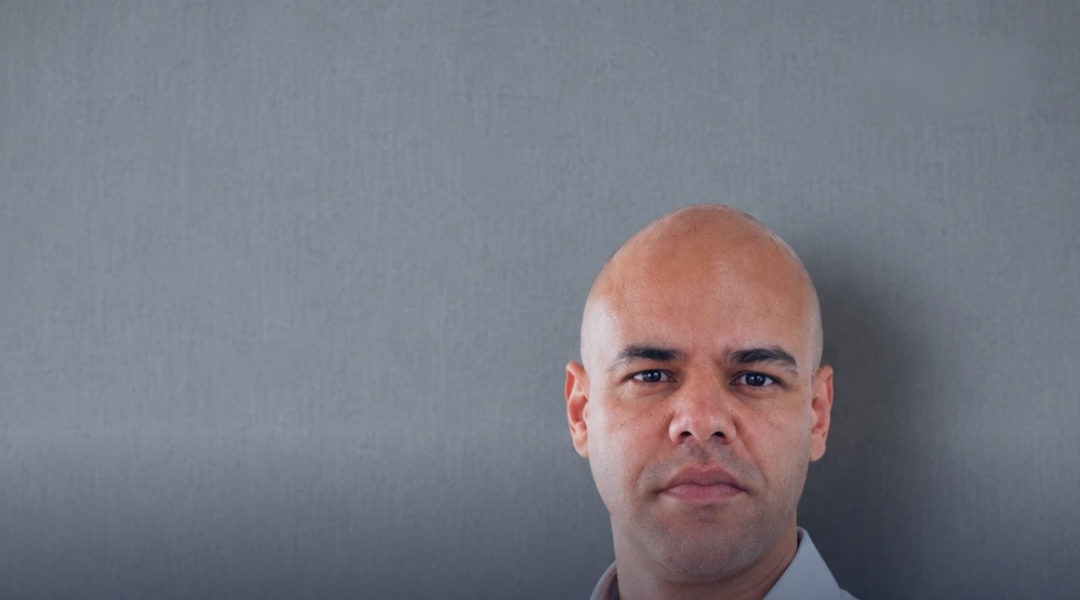
#> input picture modelo/fotos/marcus-capa.png, 1080 x 600 px
$ python -i marcus_slides.py   (imports and definitions only)
#> lines starting #> are read from the running program, lines starting #| are printed output that depends on the picture
"""Gerador de slides no modelo oficial do Marcus Novais (referência: carrossel "Apocalipse empresarial").

Marcação de texto rico (títulos e corpo):
  [g]texto[/g]  -> destaque dourado
  [r]texto[/r]  -> destaque vermelho
  **texto**     -> negrito (corpo)
Use "\n" no corpo para separar parágrafos.
"""
import re
from PIL import Image, ImageDraw, ImageFont, ImageFilter

W, H = 1080, 1350
F = "/usr/share/fonts/opentype/inter/"
HERE = __file__.rsplit("/", 1)[0]
EMOJI = "/usr/share/fonts/truetype/noto/NotoColorEmoji.ttf"

# Paleta (amostrada dos slides de referência)
NAVY_BG = (7, 13, 36)
NAVY_GRID = (16, 23, 48)
LIGHT_BG = (242, 239, 232)
LIGHT_GRID = (226, 223, 217)
NAVY_TXT = (19, 32, 92)
BODY_LIGHT = (48, 58, 100)
GOLD_DARK = (227, 182, 90)    # dourado em fundo escuro
GOLD_LIGHT = (168, 116, 30)   # dourado em fundo claro
RED = (227, 20, 30)          # vermelho em fundo claro
RED_DARK = (255, 84, 84)     # vermelho mais vivo para fundo escuro/foto (melhor leitura)
WHITE = (255, 255, 255)
BODY_DARK = (220, 223, 232)
DIVIDER_DARK = (42, 47, 66)
DIVIDER_LIGHT = (205, 203, 200)
FOOTER = "Marcus Novais | Planejador Financeiro, CFP®"


def font(name, size):
    return ImageFont.truetype(F + name, size)


TITLE = lambda s: font("InterDisplay-Black.otf", s)
KICK = font("Inter-ExtraBold.otf", 30)
BODY = font("Inter-Regular.otf", 40)
BODY_B = font("Inter-Bold.otf", 40)
FOOT = font("Inter-Bold.otf", 25)
SWIPE = font("Inter-Bold.otf", 28)
COUNT = font("Inter-ExtraBold.otf", 27)


# [6 lines left out: function spaced, not called in this run]


def spaced_len(text, f, tracking):
    return sum(f.getlength(c) for c in text) + tracking * (len(text) - 1)


# [97 lines left out: functions parse, rich, emoji, background, photo_bg, chrome, not called in this run]


def kicker(d, text, x, y, color):
    spaced(d, (x, y), text.upper(), KICK, color, 6)
    return y + 52


# [79 lines left out: functions cover, text_slide, bullets_slide, cta, not called in this run]


def photo_light(photo, fade_from=700, fade_to=1040, max_alpha=150):
    """Foto com transparência mínima: a foto ocupa o slide e só a base escurece de leve."""
#> called with photo = 'fotos/marcus-capa.png', fade_from = 700, fade_to = 1040, max_alpha = 150
    p = Image.open(photo).convert("RGB")
#> p is the input picture: PIL image 1080x600 RGB; mean R, G, B 118.8, 121, 130.1
    img = Image.new("RGB", (W, H))
#> img: PIL image 1080x1350 RGB; every value is 0
    img.paste(p, (0, 0))
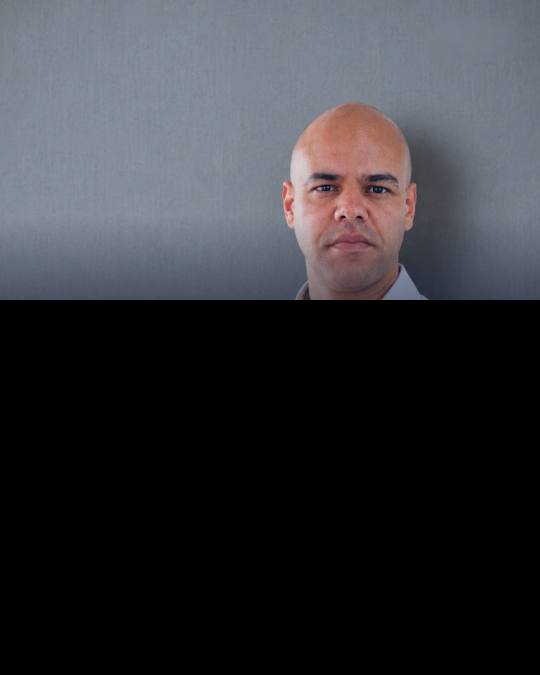
#> img: PIL image 1080x1350 RGB (shown at 1/2 size); mean R, G, B 52.8, 53.8, 57.8
    ph = p.height
#> ph = 600
    if ph < H:
        ext = p.crop((0, ph - 40, W, ph)).resize((W, H - ph + 120)).filter(ImageFilter.GaussianBlur(28))
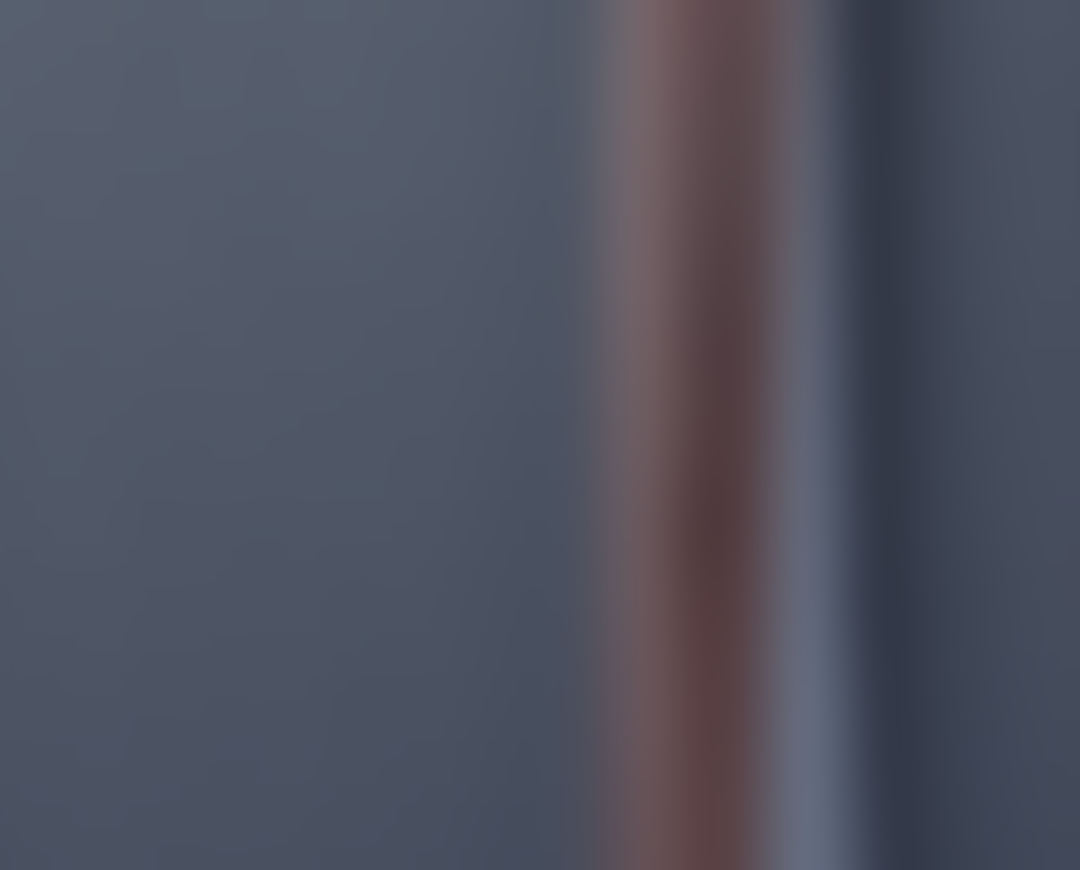
#> ext: PIL image 1080x870 RGB; mean R, G, B 79, 82.1, 95.9
        img.paste(ext, (0, ph - 120))
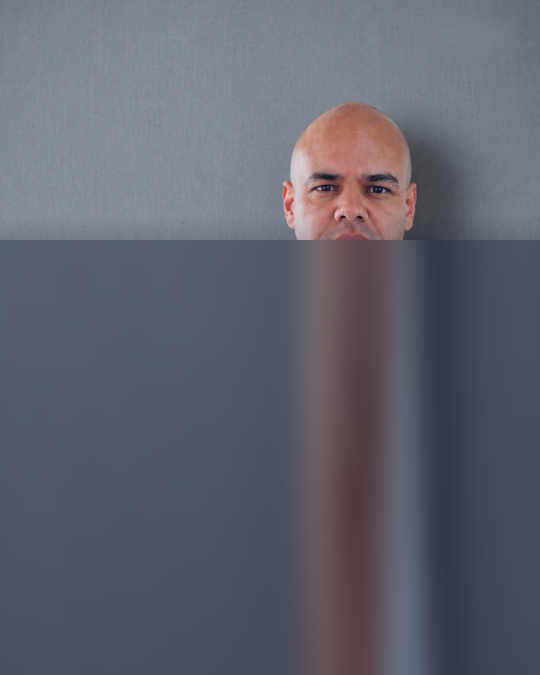
#> img: PIL image 1080x1350 RGB (shown at 1/2 size); mean R, G, B 95.7, 98.5, 110.3
        m = Image.linear_gradient("L").resize((W, 120))
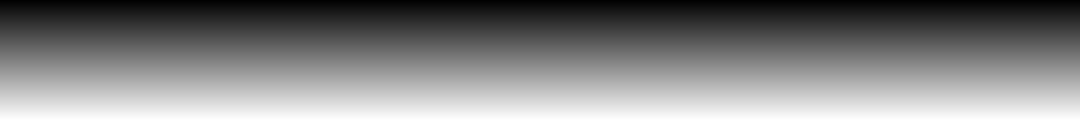
#> m: PIL image 1080x120 L; min 1, max 254, mean 127.5
        img.paste(Image.composite(ext.crop((0, 0, W, 120)), p.crop((0, ph - 120, W, ph)), m), (0, ph - 120))
    img = img.convert("RGBA")
#> img: PIL image 1080x1350 RGBA
    ov = Image.new("RGBA", (W, H), (0, 0, 0, 0)); d = ImageDraw.Draw(ov)
#> after `ov = Image.new('RGBA', (W, H), (0, 0, 0, 0))`: ov: PIL image 1080x1350 RGBA; every value is 0
    for y in range(fade_from, H):
        a = int(max_alpha * min(1, (y - fade_from) / (fade_to - fade_from)))
        d.line([(0, y), (W, y)], fill=(8, 14, 38, a))
    img.alpha_composite(ov)
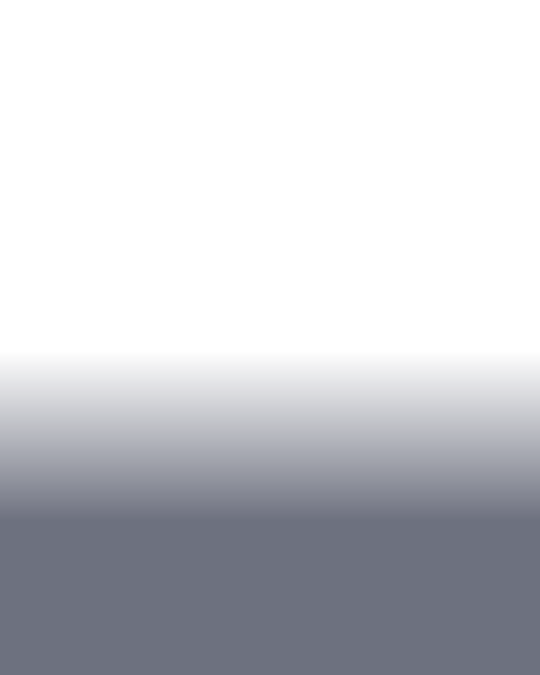
#> ov: PIL image 1080x1350 RGBA (shown at 1/2 size); mean R, G, B, A 3.9, 6.7, 18.3, 53.2; transparent parts drawn white
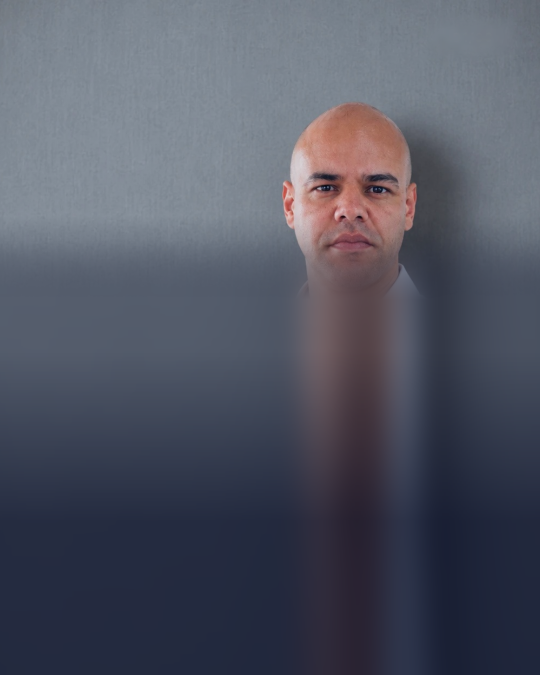
#> img: PIL image 1080x1350 RGBA (shown at 1/2 size); mean R, G, B, A 81.9, 85.2, 99, 255
    return img


# [16 lines left out: functions shadowed, kicker_pill, not called in this run]

>>> result = photo_light('fotos/marcus-capa.png')
